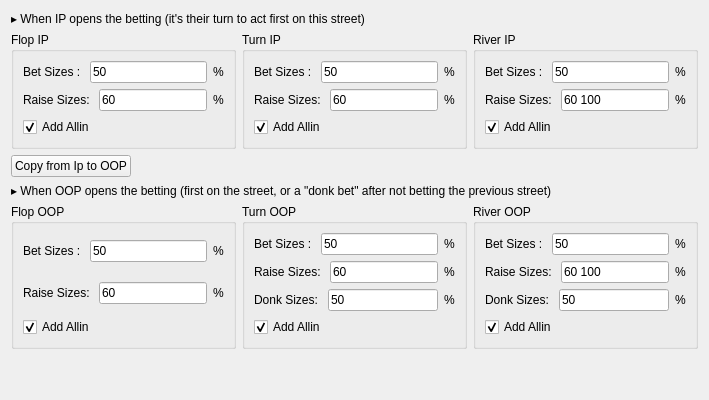
       <widget class="QWidget" name="wizardStepBetSizes">
        <layout class="QVBoxLayout" name="inputStaticsLayout" stretch="0,0,0,0,0,1">
         <item>
          <widget class="QLabel" name="ipBetSizesHeader">
           <property name="text">
            <string>▸ When IP opens the betting (it's their turn to act first on this street)</string>
           </property>
          </widget>
         </item>
         <item>
          <layout class="QHBoxLayout" name="horizontalLayout_3" stretch="1,1,1">
           <item>
           <layout class="QHBoxLayout" name="horizontalLayout_10">
            <item>
             <widget class="QGroupBox" name="groupBox">
              <property name="title">
               <string>Flop IP</string>
              </property>
              <layout class="QVBoxLayout" name="verticalLayout_3">
               <item>
                <layout class="QHBoxLayout" name="horizontalLayout_4">
                 <item>
                  <widget class="QLabel" name="label_2">
                   <property name="text">
                    <string>Bet Sizes : </string>
                   </property>
                  </widget>
                 </item>
                 <item>
                  <widget class="QLineEdit" name="flop_ip_bet">
                   <property name="text">
                    <string>50</string>
                   </property>
                  </widget>
                 </item>
                 <item>
                  <widget class="QLabel" name="label_3">
                   <property name="text">
                    <string>%</string>
                   </property>
                  </widget>
                 </item>
                </layout>
               </item>
               <item>
                <layout class="QHBoxLayout" name="horizontalLayout_7">
                 <item>
                  <widget class="QLabel" name="label_4">
                   <property name="text">
                    <string>Raise Sizes: </string>
                   </property>
                  </widget>
                 </item>
                 <item>
                  <widget class="QLineEdit" name="flop_ip_raise">
                   <property name="text">
                    <string>60</string>
                   </property>
                  </widget>
                 </item>
                 <item>
                  <widget class="QLabel" name="label_5">
                   <property name="text">
                    <string>%</string>
                   </property>
                  </widget>
                 </item>
                </layout>
               </item>
               <item>
                <layout class="QHBoxLayout" name="horizontalLayout_5">
                 <item>
                  <widget class="QCheckBox" name="flop_ip_allin">
                   <property name="text">
                    <string>Add Allin</string>
                   </property>
                   <property name="checked">
                    <bool>true</bool>
                   </property>
                  </widget>
                 </item>
                </layout>
               </item>
              </layout>
             </widget>
            </item>
           </layout>
          </item>
          <item>
           <layout class="QVBoxLayout" name="verticalLayout_4">
            <item>
             <widget class="QGroupBox" name="groupBox_2">
              <property name="title">
               <string>Turn IP</string>
              </property>
              <layout class="QVBoxLayout" name="verticalLayout_5">
               <item>
                <layout class="QHBoxLayout" name="horizontalLayout_9">
                 <item>
                  <widget class="QLabel" name="label_6">
                   <property name="text">
                    <string>Bet Sizes : </string>
                   </property>
                  </widget>
                 </item>
                 <item>
                  <widget class="QLineEdit" name="turn_ip_bet">
                   <property name="text">
                    <string>50</string>
                   </property>
                  </widget>
                 </item>
                 <item>
                  <widget class="QLabel" name="label_7">
                   <property name="text">
                    <string>%</string>
                   </property>
                  </widget>
                 </item>
                </layout>
               </item>
               <item>
                <layout class="QHBoxLayout" name="horizontalLayout_14">
                 <item>
                  <widget class="QLabel" name="label_8">
                   <property name="text">
                    <string>Raise Sizes: </string>
                   </property>
                  </widget>
                 </item>
                 <item>
                  <widget class="QLineEdit" name="turn_ip_raise">
                   <property name="text">
                    <string>60</string>
                   </property>
                  </widget>
                 </item>
                 <item>
                  <widget class="QLabel" name="label_9">
                   <property name="text">
                    <string>%</string>
                   </property>
                  </widget>
                 </item>
                </layout>
               </item>
               <item>
                <layout class="QHBoxLayout" name="horizontalLayout_15">
                 <item>
                  <widget class="QCheckBox" name="turn_ip_allin">
                   <property name="text">
                    <string>Add Allin</string>
                   </property>
                   <property name="checked">
                    <bool>true</bool>
                   </property>
                  </widget>
                 </item>
                </layout>
               </item>
              </layout>
             </widget>
            </item>
           </layout>
          </item>
          <item>
           <layout class="QHBoxLayout" name="horizontalLayout_8">
            <item>
             <widget class="QGroupBox" name="groupBox_3">
              <property name="title">
               <string>River IP</string>
              </property>
              <layout class="QVBoxLayout" name="verticalLayout_6">
               <item>
                <layout class="QHBoxLayout" name="horizontalLayout_17">
                 <item>
                  <widget class="QLabel" name="label_12">
                   <property name="text">
                    <string>Bet Sizes : </string>
                   </property>
                  </widget>
                 </item>
                 <item>
                  <widget class="QLineEdit" name="river_ip_bet">
                   <property name="text">
                    <string>50</string>
                   </property>
                  </widget>
                 </item>
                 <item>
                  <widget class="QLabel" name="label_13">
                   <property name="text">
                    <string>%</string>
                   </property>
                  </widget>
                 </item>
                </layout>
               </item>
               <item>
                <layout class="QHBoxLayout" name="horizontalLayout_16">
                 <item>
                  <widget class="QLabel" name="label_10">
                   <property name="text">
                    <string>Raise Sizes: </string>
                   </property>
                  </widget>
                 </item>
                 <item>
                  <widget class="QLineEdit" name="river_ip_raise">
                   <property name="text">
                    <string>60 100</string>
                   </property>
                  </widget>
                 </item>
                 <item>
                  <widget class="QLabel" name="label_11">
                   <property name="text">
                    <string>%</string>
                   </property>
                  </widget>
                 </item>
                </layout>
               </item>
               <item>
                <layout class="QHBoxLayout" name="horizontalLayout_18">
                 <item>
                  <widget class="QCheckBox" name="river_ip_allin">
                   <property name="text">
                    <string>Add Allin</string>
                   </property>
                   <property name="checked">
                    <bool>true</bool>
                   </property>
                  </widget>
                 </item>
                </layout>
               </item>
              </layout>
             </widget>
            </item>
           </layout>
          </item>
         </layout>
        </item>
        <item>
         <layout class="QHBoxLayout" name="horizontalLayout_52">
          <item>
           <widget class="QPushButton" name="copyButtom">
            <property name="text">
             <string>Copy from Ip to OOP</string>
            </property>
           </widget>
          </item>
          <item>
           <spacer name="horizontalSpacer_3">
            <property name="orientation">
             <enum>Qt::Horizontal</enum>
            </property>
            <property name="sizeHint" stdset="0">
             <size>
              <width>40</width>
              <height>20</height>
             </size>
            </property>
           </spacer>
          </item>
         </layout>
        </item>
        <item>
         <widget class="QLabel" name="oopBetSizesHeader">
          <property name="text">
           <string>▸ When OOP opens the betting (first on the street, or a "donk bet" after not betting the previous street)</string>
          </property>
         </widget>
        </item>
        <item>
         <layout class="QHBoxLayout" name="horizontalLayout_6" stretch="1,1,1">
          <item>
           <layout class="QHBoxLayout" name="horizontalLayout_13">
            <item>
             <widget class="QGroupBox" name="groupBox_4">
              <property name="title">
               <string>Flop OOP</string>
              </property>
              <layout class="QVBoxLayout" name="verticalLayout_7">
               <item>
                <layout class="QHBoxLayout" name="horizontalLayout_20">
                 <item>
                  <widget class="QLabel" name="label_16">
                   <property name="text">
                    <string>Bet Sizes : </string>
                   </property>
                  </widget>
                 </item>
                 <item>
                  <widget class="QLineEdit" name="flop_oop_bet">
                   <property name="text">
                    <string>50</string>
                   </property>
                  </widget>
                 </item>
                 <item>
                  <widget class="QLabel" name="label_17">
                   <property name="text">
                    <string>%</string>
                   </property>
                  </widget>
                 </item>
                </layout>
               </item>
               <item>
                <layout class="QHBoxLayout" name="horizontalLayout_19">
                 <item>
                  <widget class="QLabel" name="label_14">
                   <property name="text">
                    <string>Raise Sizes: </string>
                   </property>
                  </widget>
                 </item>
                 <item>
                  <widget class="QLineEdit" name="flop_oop_raise">
                   <property name="text">
                    <string>60</string>
                   </property>
                  </widget>
                 </item>
                 <item>
                  <widget class="QLabel" name="label_15">
                   <property name="text">
                    <string>%</string>
                   </property>
                  </widget>
                 </item>
                </layout>
               </item>
               <item>
                <layout class="QHBoxLayout" name="horizontalLayout_21">
                 <item>
                  <widget class="QCheckBox" name="flop_oop_allin">
                   <property name="text">
                    <string>Add Allin</string>
                   </property>
                   <property name="checked">
                    <bool>true</bool>
                   </property>
                  </widget>
                 </item>
                </layout>
               </item>
              </layout>
             </widget>
            </item>
           </layout>
          </item>
          <item>
           <layout class="QHBoxLayout" name="horizontalLayout_12">
            <item>
             <widget class="QGroupBox" name="groupBox_5">
              <property name="title">
               <string>Turn OOP</string>
              </property>
              <layout class="QVBoxLayout" name="verticalLayout_8">
               <item>
                <layout class="QHBoxLayout" name="horizontalLayout_42">
                 <item>
                  <widget class="QLabel" name="label_58">
                   <property name="text">
                    <string>Bet Sizes : </string>
                   </property>
                  </widget>
                 </item>
                 <item>
                  <widget class="QLineEdit" name="turn_oop_bet">
                   <property name="text">
                    <string>50</string>
                   </property>
                  </widget>
                 </item>
                 <item>
                  <widget class="QLabel" name="label_59">
                   <property name="text">
                    <string>%</string>
                   </property>
                  </widget>
                 </item>
                </layout>
               </item>
               <item>
                <layout class="QHBoxLayout" name="horizontalLayout_41">
                 <item>
                  <widget class="QLabel" name="label_56">
                   <property name="text">
                    <string>Raise Sizes: </string>
                   </property>
                  </widget>
                 </item>
                 <item>
                  <widget class="QLineEdit" name="turn_oop_raise">
                   <property name="text">
                    <string>60</string>
                   </property>
                  </widget>
                 </item>
                 <item>
                  <widget class="QLabel" name="label_57">
                   <property name="text">
                    <string>%</string>
                   </property>
                  </widget>
                 </item>
                </layout>
               </item>
               <item>
                <layout class="QHBoxLayout" name="horizontalLayout_43">
                 <item>
                  <widget class="QLabel" name="label_60">
                   <property name="text">
                    <string>Donk Sizes: </string>
                   </property>
                  </widget>
                 </item>
                 <item>
                  <widget class="QLineEdit" name="turn_oop_donk">
                   <property name="text">
                    <string>50</string>
                   </property>
                  </widget>
                 </item>
                 <item>
                  <widget class="QLabel" name="label_61">
                   <property name="text">
                    <string>%</string>
                   </property>
                  </widget>
                 </item>
                </layout>
               </item>
               <item>
                <layout class="QHBoxLayout" name="horizontalLayout_44">
                 <item>
                  <widget class="QCheckBox" name="turn_oop_allin">
                   <property name="text">
                    <string>Add Allin</string>
                   </property>
                   <property name="checked">
                    <bool>true</bool>
                   </property>
                  </widget>
                 </item>
                </layout>
               </item>
              </layout>
             </widget>
            </item>
           </layout>
          </item>
          <item>
           <layout class="QHBoxLayout" name="horizontalLayout_11">
            <item>
             <widget class="QGroupBox" name="groupBox_6">
              <property name="title">
               <string>River OOP</string>
              </property>
              <layout class="QVBoxLayout" name="verticalLayout_9">
               <item>
                <layout class="QHBoxLayout" name="horizontalLayout_46">
                 <item>
                  <widget class="QLabel" name="label_64">
                   <property name="text">
                    <string>Bet Sizes : </string>
                   </property>
                  </widget>
                 </item>
                 <item>
                  <widget class="QLineEdit" name="river_oop_bet">
                   <property name="text">
                    <string>50</string>
                   </property>
                  </widget>
                 </item>
                 <item>
                  <widget class="QLabel" name="label_65">
                   <property name="text">
                    <string>%</string>
                   </property>
                  </widget>
                 </item>
                </layout>
               </item>
               <item>
                <layout class="QHBoxLayout" name="horizontalLayout_45">
                 <item>
                  <widget class="QLabel" name="label_62">
                   <property name="text">
                    <string>Raise Sizes: </string>
                   </property>
                  </widget>
                 </item>
                 <item>
                  <widget class="QLineEdit" name="river_oop_raise">
                   <property name="text">
                    <string>60 100</string>
                   </property>
                  </widget>
                 </item>
                 <item>
                  <widget class="QLabel" name="label_63">
                   <property name="text">
                    <string>%</string>
                   </property>
                  </widget>
                 </item>
                </layout>
               </item>
               <item>
                <layout class="QHBoxLayout" name="horizontalLayout_47">
                 <item>
                  <widget class="QLabel" name="label_66">
                   <property name="text">
                    <string>Donk Sizes: </string>
                   </property>
                  </widget>
                 </item>
                 <item>
                  <widget class="QLineEdit" name="river_oop_donk">
                   <property name="text">
                    <string>50</string>
                   </property>
                  </widget>
                 </item>
                 <item>
                  <widget class="QLabel" name="label_67">
                   <property name="text">
                    <string>%</string>
                   </property>
                  </widget>
                 </item>
                </layout>
               </item>
               <item>
                <layout class="QHBoxLayout" name="horizontalLayout_48">
                 <item>
                  <widget class="QCheckBox" name="river_oop_allin">
                   <property name="text">
                    <string>Add Allin</string>
                   </property>
                   <property name="checked">
                    <bool>true</bool>
                   </property>
                  </widget>
                 </item>
                </layout>
               </item>
              </layout>
             </widget>
            </item>
           </layout>
          </item>
         </layout>
        </item>
        <item>
         <spacer name="betSizesBottomSpacer">
          <property name="orientation">
           <enum>Qt::Vertical</enum>
          </property>
          <property name="sizeHint" stdset="0">
           <size>
            <width>20</width>
            <height>40</height>
           </size>
          </property>
         </spacer>
        </item>
        </layout>
       </widget>
